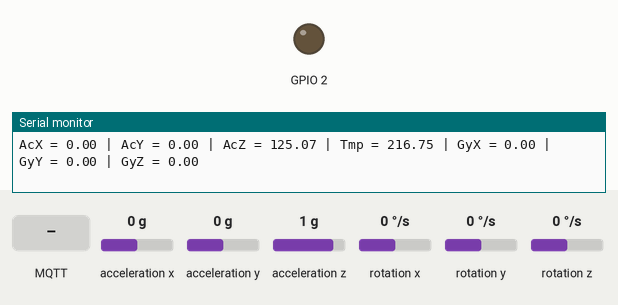
Recording of a sketch running on a simulated ESP8266 (NodeMCU). Parts: output pins drawn as LEDs (lit = HIGH), the last lines printed to the serial monitor. Wiring (inferred from the names in the program): MPU-6050 motion sensor at I2C address 0x68. The test bench sets the inputs (shaded band); at power-on: acceleration x 0 g, acceleration y 0 g, acceleration z 1 g, rotation x 0 °/s, rotation y 0 °/s, rotation z 0 °/s. WiFi joins after 1.5 s; servers stay silent unless stated; no MQTT or app messages arrive unless stated.

Above: at 2.7 s.
2.8 s: MQTT message "0" arrives on the first subscribed topic
At 3.3 s:
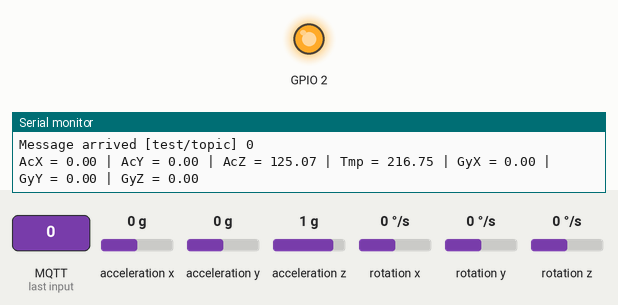
4.3 s: MQTT message "1" arrives on the first subscribed topic
At 5.5 s:
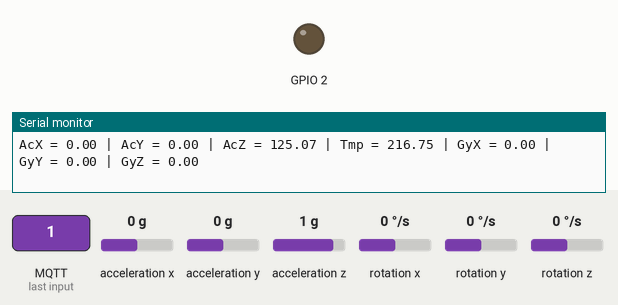
5.8 s: MQTT message "2" arrives on the first subscribed topic
At 6.7 s:
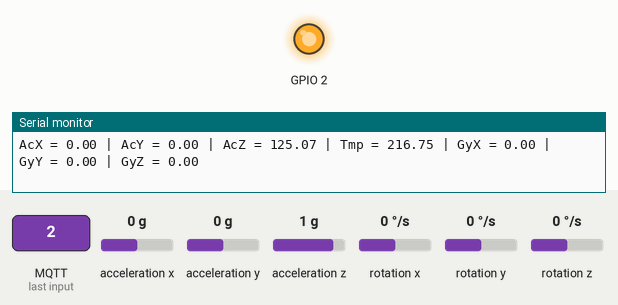
Timing chart, 0 to 8.8 s (numbered marks = the images above; inputs shaded):
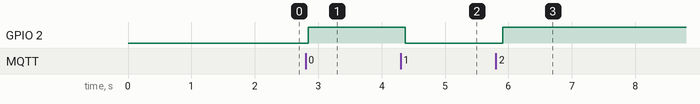

The sketch:

mqtt_8266_accelerometer_full_data.ino
```cpp
#include <ESP8266WiFi.h>
#include <PubSubClient.h>
#include<Wire.h>
const int MPU_addr=0x68;  // I2C address of the MPU-6050
int16_t AcX,AcY,AcZ,Tmp,GyX,GyY,GyZ;

const int numReadings = 100;

int readings[numReadings];      // the readings from the analog input
int readIndex = 0;              // the index of the current reading
int total = 0;                  // the running total
int average = 0;                // the average

// Update these with values suitable for your network.

const char* ssid     = "DIYIOT";
const char* password = "diyiotdiyiot";
const char* mqtt_server = "10.10.10.3";

  String message;

WiFiClient espClient;
PubSubClient client(espClient);

void setup() {
  Wire.pins(2,14); // SDA, SCL
  Wire.begin();
  Wire.beginTransmission(MPU_addr);
  Wire.write(0x6B);  // PWR_MGMT_1 register
  Wire.write(0);     // set to zero (wakes up the MPU-6050)
  Wire.endTransmission(true);
  pinMode(BUILTIN_LED, OUTPUT);     // Initialize the BUILTIN_LED pin as an output

  Serial.begin(115200);

  setup_wifi();
  client.setServer(mqtt_server, 1883);
  client.setCallback(callback);
}

void setup_wifi() {

  delay(10);
  // We start by connecting to a WiFi network
  Serial.println();
  Serial.print("Connecting to ");
  Serial.println(ssid);

  WiFi.begin(ssid, password);

  while (WiFi.status() != WL_CONNECTED) {
    delay(500);
    Serial.print(".");
  }

  Serial.println("");
  Serial.println("WiFi connected");
  Serial.println("IP address: ");
  Serial.println(WiFi.localIP());
}

void callback(char* topic, byte* payload, unsigned int length) {
  Serial.print("Message arrived [");
  Serial.print(topic);
  Serial.print("] ");
  for (int i = 0; i < length; i++) {
    Serial.print((char)payload[i]);
  }
  Serial.println();

  // Switch on the LED if an 1 was received as first character
  if ((char)payload[0] == '1') {
    digitalWrite(BUILTIN_LED, LOW);   // Turn the LED on (Note that LOW is the voltage level
    // but actually the LED is on; this is because
    // it is acive low on the ESP-01)
  } else {
    digitalWrite(BUILTIN_LED, HIGH);  // Turn the LED off by making the voltage HIGH
  }

}

void reconnect() {
  // Loop until we're reconnected
  while (!client.connected()) {

      Serial.print("Attempting MQTT connection...");
    // Attempt to connect
    if (client.connect("accel/1")) {
      Serial.println("connected");
      // Once connected, publish an announcement...
      client.publish("accel/1", "connected");
      // ... and resubscribe
      client.subscribe("test/topic");
    } else {
      Serial.print("failed, rc=");
      Serial.print(client.state());
      Serial.println(" try again in 5 seconds");
      // Wait 5 seconds before retrying
      delay(5000);
    }
  }
}
void loop() {
  delay(250);
  yield();
  Wire.beginTransmission(MPU_addr);
  Wire.write(0x3B);  // starting with register 0x3B (ACCEL_XOUT_H)
  Wire.endTransmission(false);
  Wire.requestFrom(MPU_addr,14,true);  // request a total of 14 registers
  float AcX=Wire.read()<<8|Wire.read();  // 0x3B (ACCEL_XOUT_H) & 0x3C (ACCEL_XOUT_L)
  float AcY=Wire.read()<<8|Wire.read();  // 0x3D (ACCEL_YOUT_H) & 0x3E (ACCEL_YOUT_L)
  float AcZ=Wire.read()<<8|Wire.read();  // 0x3F (ACCEL_ZOUT_H) & 0x40 (ACCEL_ZOUT_L)
  float Tmp=Wire.read()<<8|Wire.read();  // 0x41 (TEMP_OUT_H) & 0x42 (TEMP_OUT_L)
  float GyX=Wire.read()<<8|Wire.read();  // 0x43 (GYRO_XOUT_H) & 0x44 (GYRO_XOUT_L)
  float GyY=Wire.read()<<8|Wire.read();  // 0x45 (GYRO_YOUT_H) & 0x46 (GYRO_YOUT_L)
  float GyZ=Wire.read()<<8|Wire.read();  // 0x47 (GYRO_ZOUT_H) & 0x48 (GYRO_ZOUT_L)

  GyX = GyX/131;
  GyY = GyY/131;
  GyZ = GyZ/131;
  AcX = AcX/131;
  AcY = AcY/131;
  AcZ = AcZ/131;

  Serial.print("AcX = "); Serial.print(AcX);
  Serial.print(" | AcY = "); Serial.print(AcY);
  Serial.print(" | AcZ = "); Serial.print(AcZ);
  Serial.print(" | Tmp = "); Serial.print(Tmp/340.00+36.53);  //equation for temperature in degrees C from datasheet
  Serial.print(" | GyX = "); Serial.print(GyX);
  Serial.print(" | GyY = "); Serial.print(GyY);
  Serial.print(" | GyZ = "); Serial.println(GyZ);
//  root["x_accel"] = AcX;
//  root["y_accel"] = AcY;
//  root["z_accel"] = AcZ;
//  root["x_rot"] = GyX;
//  root["y_rot"] = GyY;
//  root["z_rot"] = GyZ;


// total = total - readings[readIndex];
//  readings[readIndex] = GyX;
//  total = total + readings[readIndex];
//  readIndex = readIndex + 1;
//  if (readIndex >= numReadings)
//    readIndex = 0;
//  average = total / numReadings;

  //average = map(average, 0, 1023, -180, 180);

  String myAverage = String(GyX) + ", " +  String(GyY) +  ", " +  String(GyZ) + ", " + String(AcX) + ", " +  String(AcY) +  ", " +  String(AcZ);

 // delay(333);

  if (!client.connected()) {
    reconnect();
  }

   client.loop();

//    char buffer[256];
//    root.printTo(message);
//    root.printTo(buffer, sizeof(buffer));

   // Serial.print("my data string: " + message);
    char msg[75];

     myAverage.toCharArray(msg,75);
    //Serial.print("Publish message: ");
    //Serial.println(msg);
    //client.publish("accel/2", buffer);
    client.publish("accel/1", msg);
}
```

Measured:
- after the input at 2.8 s, GPIO 2: LOW → HIGH at once
- after the input at 4.3 s, GPIO 2: HIGH → LOW after 0.08 s
- after the input at 5.8 s, GPIO 2: LOW → HIGH after 0.11 s
